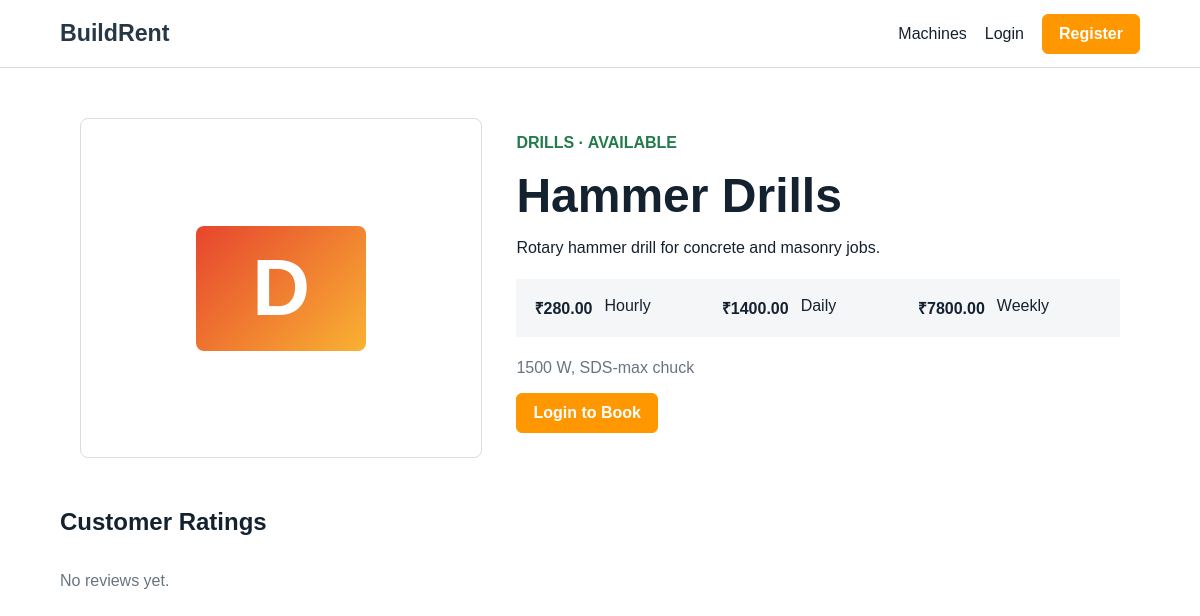
/machines/2/, run on the app's committed database.
### rentals/models.py (models this page shows, shortened)
class Machine(models.Model):
    STATUS_AVAILABLE = "available"
    STATUS_UNAVAILABLE = "unavailable"
    STATUS_MAINTENANCE = "maintenance"
    STATUS_CHOICES = (
        (STATUS_AVAILABLE, "Available"),
        (STATUS_UNAVAILABLE, "Unavailable"),
        (STATUS_MAINTENANCE, "Under Maintenance"),
    )
    owner = models.ForeignKey(settings.AUTH_USER_MODEL, on_delete=models.CASCADE, related_name="machines")
    category = models.ForeignKey(Category, on_delete=models.PROTECT, related_name="machines")
    name = models.CharField(max_length=120)
    description = models.TextField()
    specifications = models.TextField(blank=True)
    image = models.ImageField(upload_to="machines/", blank=True)
    hourly_rate = models.DecimalField(max_digits=10, decimal_places=2, default=Decimal("0.00"))
    daily_rate = models.DecimalField(max_digits=10, decimal_places=2)
    weekly_rate = models.DecimalField(max_digits=10, decimal_places=2, default=Decimal("0.00"))
    availability_status = models.CharField(max_length=20, choices=STATUS_CHOICES, default=STATUS_AVAILABLE)
    approved = models.BooleanField(default=False)
    created_at = models.DateTimeField(auto_now_add=True)
    class Meta:
        ordering = ["name"]

class Category(models.Model):
    name = models.CharField(max_length=80, unique=True)
    description = models.TextField(blank=True)
    class Meta:
        ordering = ["name"]
        verbose_name_plural = "Categories"

### rentals/views.py (the view)
# urls.py: path("machines/<int:pk>/", views.machine_detail, name="machine_detail"),
def machine_detail(request, pk):
    machine = get_object_or_404(Machine, pk=pk, approved=True)
    reviews = machine.reviews.select_related("customer")
    return render(request, "rentals/machine_detail.html", {"machine": machine, "reviews": reviews})

### templates/rentals/machine_detail.html
{% extends "rentals/base.html" %}
{% block content %}
<section class="detail-layout">
  <div class="detail-media">
    {% if machine.image %}
      <img src="{{ machine.image.url }}" alt="{{ machine.name }}">
    {% else %}
      <span>{{ machine.category.name|slice:":1" }}</span>
    {% endif %}
  </div>
  <article class="detail-copy">
    <p class="eyebrow">{{ machine.category.name }} · {{ machine.get_availability_status_display }}</p>
    <h1>{{ machine.name }}</h1>
    <p>{{ machine.description }}</p>
    <div class="price-strip">
      <strong>₹{{ machine.hourly_rate }}</strong><span>Hourly</span>
      <strong>₹{{ machine.daily_rate }}</strong><span>Daily</span>
      <strong>₹{{ machine.weekly_rate }}</strong><span>Weekly</span>
    </div>
    <p class="specs">{{ machine.specifications|linebreaksbr }}</p>
    {% if user.is_authenticated %}
      <a class="primary" href="{% url 'book_machine' machine.pk %}">Book Now</a>
      <a class="secondary" href="{% url 'review_machine' machine.pk %}">Submit Review</a>
    {% else %}
      <a class="primary" href="{% url 'login' %}">Login to Book</a>
    {% endif %}
  </article>
</section>
<section class="content-band">
  <h2>Customer Ratings</h2>
  <div class="review-list">
    {% for review in reviews %}
      <article>
        <strong>{{ review.rating }}/5</strong>
        <p>{{ review.comment|default:"No written comment." }}</p>
        <small>{{ review.customer.username }}</small>
      </article>
    {% empty %}
      <p class="empty">No reviews yet.</p>
    {% endfor %}
  </div>
</section>
{% endblock %}

### static/rentals/styles.css (style rules this page uses)
:root { --ink: #142230; --panel: #263746; --gold: #c1b24d; --line: #d9dde2; --muted: #687481; --soft: #f5f6f8; --accent: #ff9800; --ok: #237b4b; }
* { box-sizing: border-box; }
body { margin: 0; color: var(--ink); background: #fff; font-family: Arial, Helvetica, sans-serif; }
a { color: inherit; text-decoration: none; }
.nav-button, .topbar button, .primary, .secondary { border: 1px solid var(--line); border-radius: 6px; cursor: pointer; display: inline-flex; font: inherit; min-height: 40px; padding: 10px 16px; }
.topbar button, .nav-button, .primary { background: var(--accent); border-color: var(--accent); color: #fff; font-weight: 700; }
.machine-art span, .detail-media span { align-items: center; background: linear-gradient(135deg, #e6452e, #f9b233); border-radius: 8px; color: #fff; display: flex; font-size: 5rem; font-weight: 900; height: 125px; justify-content: center; width: 170px; }
.detail-layout { display: grid; gap: 34px; grid-template-columns: minmax(260px, 0.8fr) minmax(320px, 1.2fr); margin: 50px auto; max-width: 1080px; padding: 0 20px; }
.detail-media { align-items: center; border: 1px solid var(--line); border-radius: 8px; display: flex; justify-content: center; min-height: 340px; padding: 30px; }
.eyebrow { color: var(--ok); font-weight: 700; text-transform: uppercase; }
.detail-copy h1 { font-size: clamp(2rem, 4vw, 3rem); margin: 0 0 14px; }
.price-strip { background: var(--soft); display: grid; gap: 4px 12px; grid-template-columns: repeat(3, auto 1fr); margin: 22px 0; padding: 18px; }
.specs { color: var(--muted); }
.content-band, .dashboard, .invoice { margin: 40px auto; max-width: 1120px; padding: 0 20px; }
.review-list, .compact-grid, .stats { display: grid; gap: 16px; grid-template-columns: repeat(auto-fit, minmax(210px, 1fr)); }
.empty { color: var(--muted); }

### data on the page
Machine: category.name "D", category.name "DRILLS", availability_status "AVAILABLE", name "Hammer Drills", description "Rotary hammer drill for concrete and masonry jobs.", hourly_rate "280.00", daily_rate "1400.00", weekly_rate "7800.00", specifications "1500 W, SDS-max chuck"
